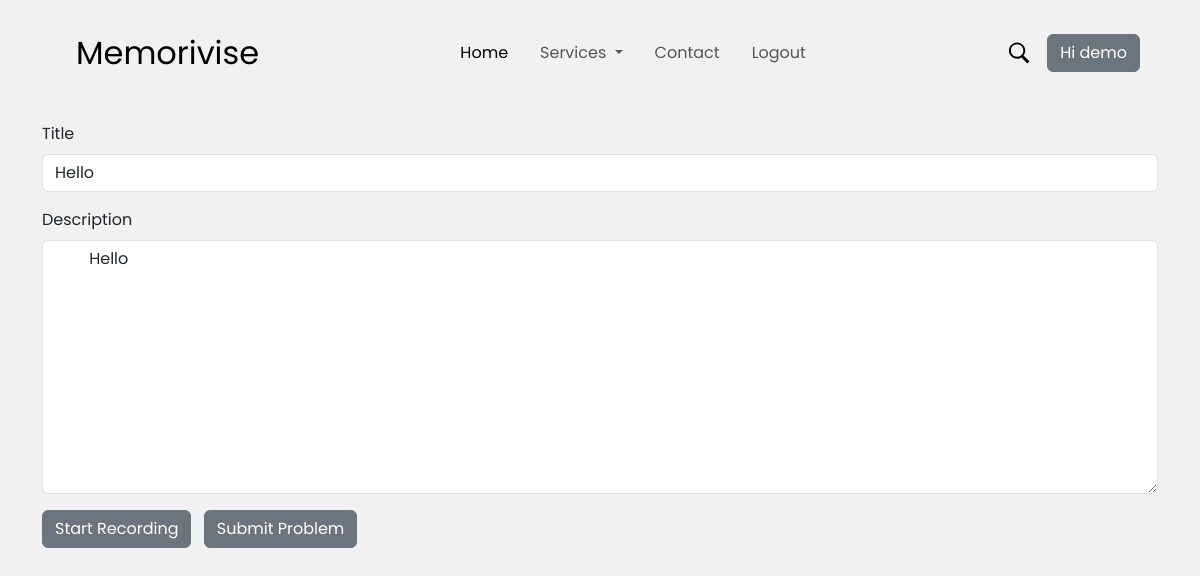
Before: /memorivise/update/1 (signed in) with the older database file.
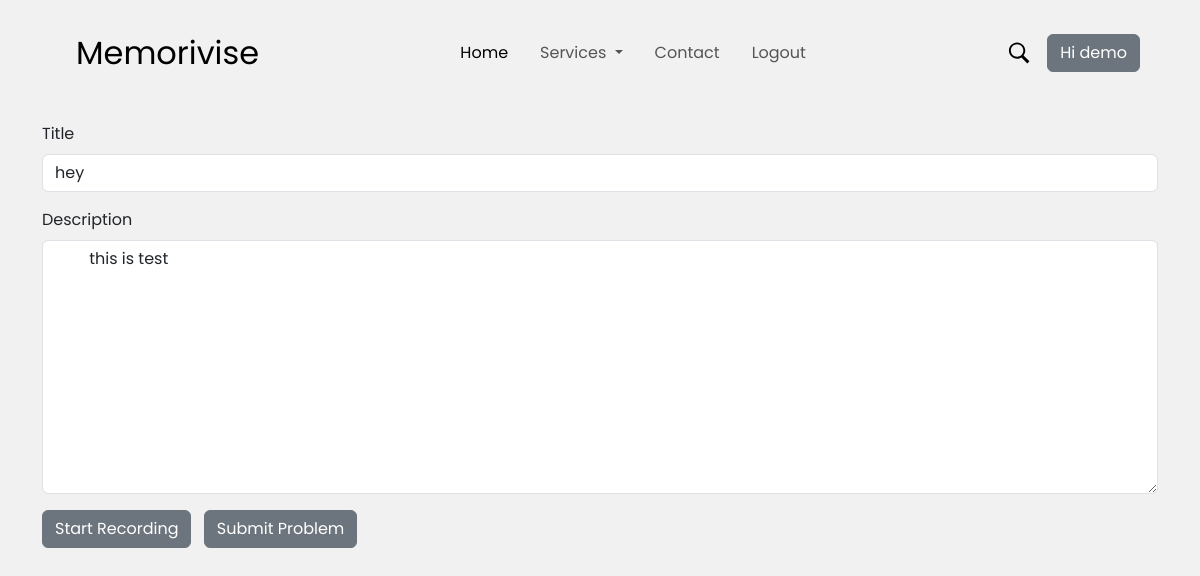
After: the same page with the newer database file.
### memorivise/models.py (models this page shows)
class MemoriviseDB(db.Model):
    id = db.Column(db.Integer, primary_key=True)
    title = db.Column(db.String(200), nullable=False)
    document = db.Column(db.String, nullable=False)
    date = db.Column(db.DateTime, default=datetime.utcnow)

### memorivise/views.py (the view)
@views.route("/memorivise/update/<int:id>", methods=['POST', 'GET'])
def memorivise_update(id):
    update = MemoriviseDB.query.get_or_404(id)
    if request.method == 'POST':
        update.title = request.form['title']
        update.document = request.form['document']
        try:
            db.session.commit()
            flash("Test card updated successfully!", category="success")
            return redirect('/memorivise')
        except:
            return "Sorry! there was a problem updating the card"
    else:
        return render_template("update_memorivise.html", update=update, user=current_user)

### memorivise/__init__.py (called while the page is built)
def app():
    app = Flask(__name__)
    app.config['SECRET_KEY'] = "noidea"
    app.config["SQLALCHEMY_DATABASE_URI"] = f"sqlite:///{DB_NAME}"
    db.init_app(app)
    from .views import views
    from .auth import auth
    app.register_blueprint(views, url_prefix="/")
    app.register_blueprint(auth, url_prefix="/")
    from .models import Revise, User
    with app.app_context():
        db.create_all()
    login_manager = LoginManager()
    login_manager.login_view = "auth.login"
    login_manager.init_app(app)
    @login_manager.user_loader
    def load_user(id):
        return User.query.get(int(id))
    return app

### memorivise/templates/update_memorivise.html (shortened to what this page needs)
{% extends 'base.html' %}  {% block body %}
<div class="container">
  <form class="mt-3" method="POST" action="/memorivise/update/{{update.id}}">
    <div class="mb-3">
      <label for="title" class="form-label">Title</label>
      <input
        type="text"
        class="form-control"
        name="title"
        id="title"
        aria-describedby=""
        autocomplete="off"
        value="{{update.title}}"
      />
    </div>
    <div class="mb-3">
      <label for="decsription" class="form-label">Description</label>
      <textarea
        class="form-control"
        id="transcribed-text"
        name="document"
        rows="10"
        cols="50"
      >
        {{update.document}}
        </textarea
      >
    </div>
    <div class="mt-3">
      <a id="transcribe-btn" class="btn btn-secondary me-2">Start Recording</a>
      <button id="stop-btn" class="btn btn-secondary" type="submit">
        Submit Problem
      </button>
    </div>
  </form>
</div>
{% endblock body %}

Changed rows visible on the page:
changed MemoriviseDB: title "Hello" → "hey"; document "Hello" → "this is test"
